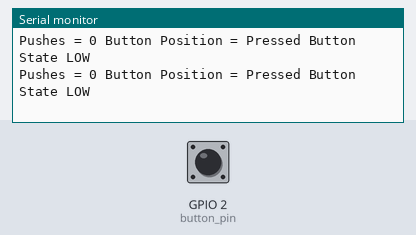
Bench run of a sketch on a simulated ESP8266 (NodeMCU). Parts: the last lines printed to the serial monitor. Inputs (shaded band) come from the test bench; at power-on: GPIO 2 (button_pin) LOW. WiFi joins after 1.5 s; servers stay silent unless stated; the local clock reads 2024-03-15 10:24:30 at power-on unless the sketch sets it.

Above: at 2.7 s.
2.8 s: GPIO 2 (button_pin) pulled HIGH for 0.15 s
At 3.8 s:
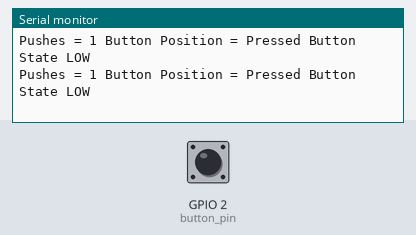
5.9 s: GPIO 2 (button_pin) pulled HIGH for 1 s
At 6.6 s:
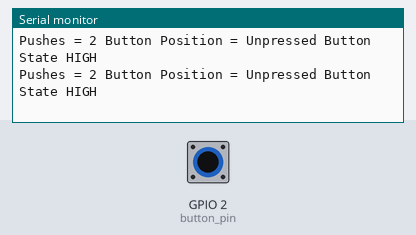
8.4 s: GPIO 2 (button_pin) pulled HIGH for 0.15 s
At 9.3 s:
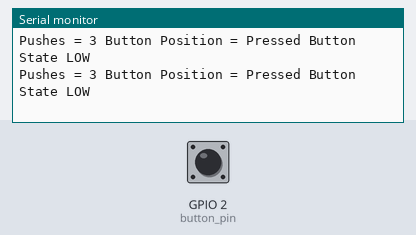
11.5 s: GPIO 2 (button_pin) pulled HIGH for 1 s
At 12.6 s:
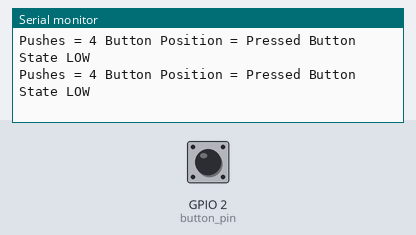
Timing chart, 0 to 13.8 s (numbered marks = the images above; inputs shaded):
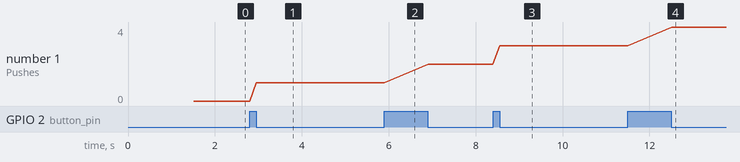

The sketch:

sketch_nov04a.ino
```cpp
#include <ESP8266WiFi.h>
#include <FirebaseArduino.h>
#include <Time.h>

#define WIFI_SSID "MorningBrew"
#define WIFI_PASSWORD ""

#define FIREBASE_HOST "paperless-e44e7.firebaseio.com"
#define FIREBASE_AUTH "dxE1iwlfO1eydoipzWvs8pSwLcS25UhhTr3PV4IM"

// constants
const int button_pin = 2;

// variables
int button_state;
String button_position = "Unpressed";
int pushes = 0;

void setup() {
  // put your setup code here, to run once:

  Serial.begin(115200);
  delay(10);

  // We start by connecting to a WiFi network
  Serial.println();
  Serial.println();
  Serial.print("Connecting to ");
  Serial.println(WIFI_SSID);

  // connect to wifi.
  WiFi.begin(WIFI_SSID , WIFI_PASSWORD);
  Serial.print("connecting");
  while (WiFi.status() != WL_CONNECTED) {
    Serial.print(".");
    delay(500);
  }
  Serial.println();
  Serial.print("connected: ");
  Serial.println(WiFi.localIP());

  Firebase.begin(FIREBASE_HOST, FIREBASE_AUTH);

  //set pins
  pinMode(button_pin, INPUT);   //  initializes button pin as input
}

void loop() {
  // put your main code here, to run repeatedly:
  button_state = digitalRead(button_pin);   //  reads button state
  Serial.print("Pushes = ");
  Serial.print(pushes);
  Serial.print(" ");
  Serial.print("Button Position = ");
  Serial.print(button_position);
  Serial.print(" ");

  if (button_state == HIGH) {
    if (button_position == "Pressed") {
      pushes ++;

      Firebase.pushInt("Button_Clicks", time(nullptr));
      // handle error
      if (Firebase.failed()) {
          Serial.print("setting /number failed:");
          Serial.println(Firebase.error());
          return;
      }

    }

    button_position = "Unpressed";
    Serial.print("Button State HIGH\n");
  }
  if (button_state == LOW) {
    button_position = "Pressed";
    Serial.print("Button State LOW\n");
  }
}
```

Measured:
- after the input at 2.8 s, the serial monitor: prints a new line at once (image 1)
- after the input at 5.9 s, the serial monitor: prints a new line at once (image 2)
- after the input at 8.4 s, the serial monitor: prints a new line at once (image 3)
- after the input at 11.5 s, the serial monitor: prints a new line at once (image 4)
- plotted number 1: 0 → 1 after the input at 2.8 s, 1 → 2 after the input at 5.9 s, 2 → 3 after the input at 8.4 s, 3 → 4 after the input at 11.5 s
